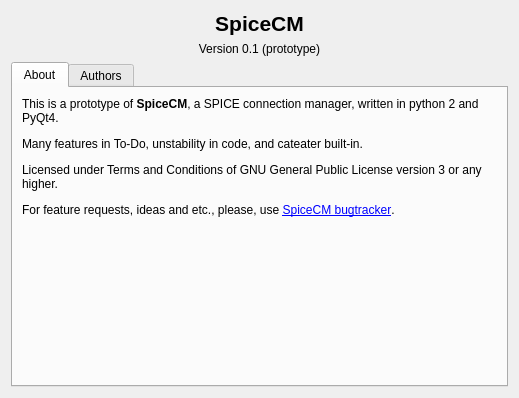
<?xml version="1.0" encoding="UTF-8"?>
<ui version="4.0">
 <class>Dialog</class>
 <widget class="QDialog" name="Dialog">
  <property name="geometry">
   <rect>
    <x>0</x>
    <y>0</y>
    <width>519</width>
    <height>398</height>
   </rect>
  </property>
  <property name="windowTitle">
   <string>About SpiceCM</string>
  </property>
  <layout class="QGridLayout" name="gridLayout">
   <item row="0" column="0">
    <layout class="QVBoxLayout" name="verticalLayout">
     <item>
      <widget class="QLabel" name="label">
       <property name="font">
        <font>
         <pointsize>16</pointsize>
         <weight>75</weight>
         <bold>true</bold>
        </font>
       </property>
       <property name="text">
        <string>SpiceCM</string>
       </property>
       <property name="alignment">
        <set>Qt::AlignCenter</set>
       </property>
      </widget>
     </item>
     <item>
      <widget class="QLabel" name="label_2">
       <property name="text">
        <string>Version 0.1 (prototype)</string>
       </property>
       <property name="alignment">
        <set>Qt::AlignCenter</set>
       </property>
      </widget>
     </item>
    </layout>
   </item>
   <item row="1" column="0">
    <widget class="QTabWidget" name="tabWidget">
     <property name="currentIndex">
      <number>0</number>
     </property>
     <widget class="QWidget" name="tab">
      <attribute name="title">
       <string>About</string>
      </attribute>
      <layout class="QGridLayout" name="gridLayout_2">
       <item row="0" column="0">
        <widget class="QLabel" name="label_3">
         <property name="text">
          <string>&lt;html&gt;&lt;head/&gt;&lt;body&gt;&lt;p&gt;This is a prototype of &lt;span style=&quot; font-weight:600;&quot;&gt;SpiceCM&lt;/span&gt;, a SPICE connection manager, written in python 2 and PyQt4.&lt;/p&gt;&lt;p&gt;Many features in To-Do, unstability in code, and cateater built-in.&lt;/p&gt;&lt;p&gt;Licensed under Terms and Conditions of GNU General Public License version 3 or any higher.&lt;/p&gt;&lt;p&gt;For feature requests, ideas and etc., please, use &lt;a href=&quot;https://dev.pztrn.name/index.php?project=5&amp;amp;do=index&amp;amp;switch=1&quot;&gt;&lt;span style=&quot; text-decoration: underline; color:#0000ff;&quot;&gt;SpiceCM bugtracker&lt;/span&gt;&lt;/a&gt;.&lt;/p&gt;&lt;/body&gt;&lt;/html&gt;</string>
         </property>
         <property name="wordWrap">
          <bool>true</bool>
         </property>
         <property name="openExternalLinks">
          <bool>true</bool>
         </property>
        </widget>
       </item>
       <item row="1" column="0">
        <spacer name="verticalSpacer">
         <property name="orientation">
          <enum>Qt::Vertical</enum>
         </property>
         <property name="sizeHint" stdset="0">
          <size>
           <width>20</width>
           <height>133</height>
          </size>
         </property>
        </spacer>
       </item>
      </layout>
     </widget>
     <widget class="QWidget" name="tab_2">
      <attribute name="title">
       <string>Authors</string>
      </attribute>
      <layout class="QGridLayout" name="gridLayout_3">
       <item row="0" column="0">
        <widget class="QLabel" name="label_4">
         <property name="text">
          <string>&lt;html&gt;&lt;head/&gt;&lt;body&gt;&lt;p&gt;&lt;span style=&quot; font-weight:600;&quot;&gt;Stanislav N. aka pztrn &amp;lt;pztrn at pztrn dot ru&amp;gt;&lt;/span&gt;&lt;/p&gt;&lt;p&gt;Author, code, and everything related.&lt;/p&gt;&lt;/body&gt;&lt;/html&gt;</string>
         </property>
        </widget>
       </item>
       <item row="1" column="0">
        <spacer name="verticalSpacer_2">
         <property name="orientation">
          <enum>Qt::Vertical</enum>
         </property>
         <property name="sizeHint" stdset="0">
          <size>
           <width>20</width>
           <height>221</height>
          </size>
         </property>
        </spacer>
       </item>
      </layout>
     </widget>
    </widget>
   </item>
  </layout>
 </widget>
 <resources/>
 <connections/>
</ui>
